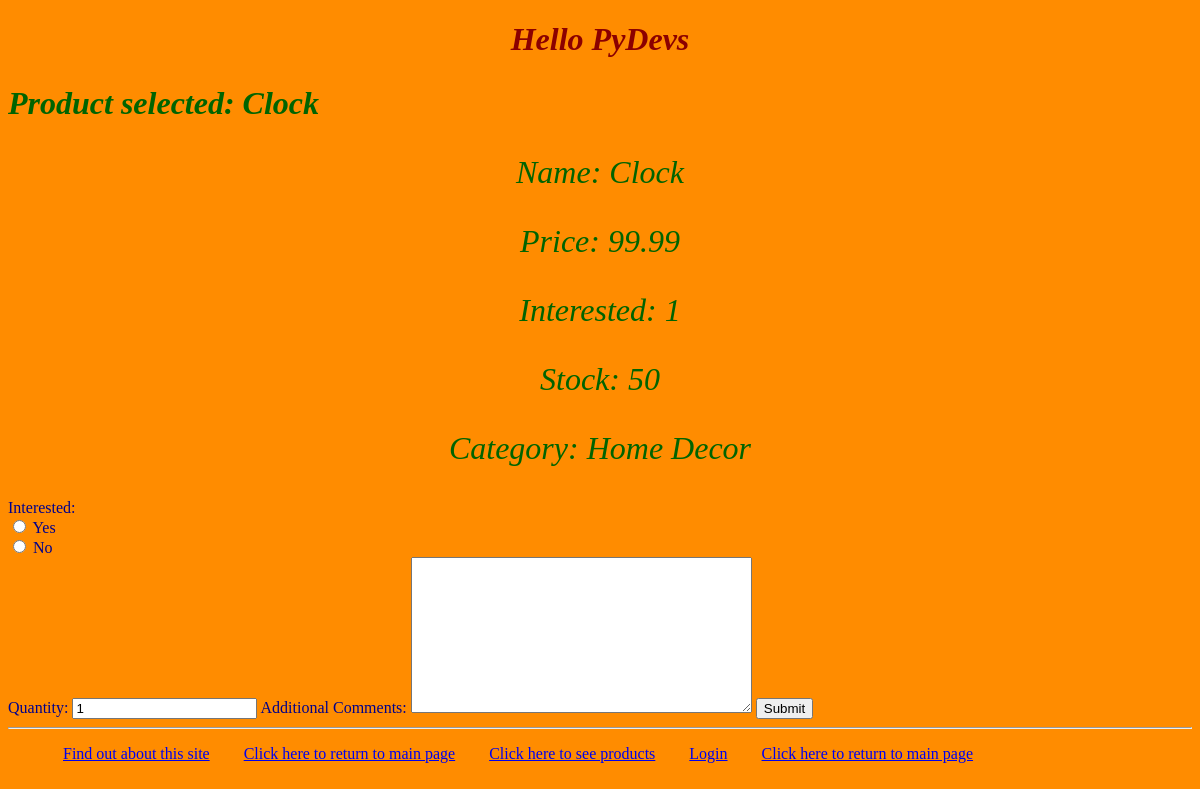
Screenshot of /myapp/products/1 with the database file from the repository.
### myapp/models.py (models this page shows, shortened)
class Product(models.Model):
    category = models.ForeignKey(Category, related_name='products', on_delete=models.CASCADE)
    name = models.CharField(max_length=200)
    price = models.DecimalField(max_digits=10, decimal_places=2)
    stock = models.PositiveIntegerField(default=100)
    available = models.BooleanField(default=True)
    description = models.TextField(max_length=100, blank=True)
    interested = models.PositiveIntegerField(default=0, blank=False)

class Category(models.Model):
    name = models.CharField(max_length=200)
    warehouse = models.CharField(max_length=100, default="Windsor", blank=False)
    class Meta:
        ordering = ('name',)
    def __str__(self):
        return self.name

### myapp/views.py (the view)
# urls.py: path(r'products/<int:prod_id>', views.productdetail, name='productdetail')
def productdetail(request, prod_id):
    prod_obj = get_object_or_404(Product, pk=prod_id)
    if request.method == 'POST':
        form = InterestForm(request.POST)
        if form.is_valid():
            if int(form.data['interested']) == 1:
                prod_obj.interested = prod_obj.interested+1
                prod_obj.save()
            return render(request, 'myapp/productdetail.html', {'form': form, 'prod_obj': prod_obj})
    else:
        form = InterestForm()
    return render(request, 'myapp/productdetail.html', {'form': form, 'prod_obj': prod_obj})

### myapp/forms.py
class InterestForm(forms.Form):
    CHOICES = [(1, "Yes"), (0, "No")]
    interested = forms.ChoiceField(widget=forms.RadioSelect, choices=CHOICES)
    quantity = forms.IntegerField(min_value=1, initial=1)
    comments = forms.CharField(widget=forms.Textarea, required=False, label="Additional Comments")

### myapp/templates/myapp/productdetail.html (shortened to what this page needs)
<!DOCTYPE html>
{% extends 'myapp/base.html' %}
{% block myhdg %}
    <div>
        <h1> Hello PyDevs</h1>
    </div>
{% endblock %}
{% block body_block %}
    {% if prod_obj %}
    <h2>Product selected:  {{ prod_obj.name }}</h2>
    <p>Name: {{ prod_obj.name}}</p>
    <p>Price: {{ prod_obj.price }}</p>
    <p>Interested: {{ prod_obj.interested }}</p>
    <p>Stock: {{ prod_obj.stock }}</p>
    <p>Category: {{ prod_obj.category }}</p>
    {% else %}
        <strong>Error in product number!</strong>
    {% endif %}
    <form  action="" method="post">
        {{ form }}
        <input type="submit" value="Submit">
    </form>
{% endblock %}

### myapp/static/myapp/style1.css (style rules this page uses)
body { background-color: darkorange; color: darkblue; }
h1 { color: darkred; font-size: xx-large; font-style: italic; text-align: center; }
p { color: darkgreen; font-size: xx-large; font-style: oblique; text-align: center; }
h2 { color: darkgreen; font-style: italic; font-size: xx-large; text-align: left; }

### rows the page displays
Product: name "Clock", price "99.99", interested "1", stock "50", category "Home Decor"
